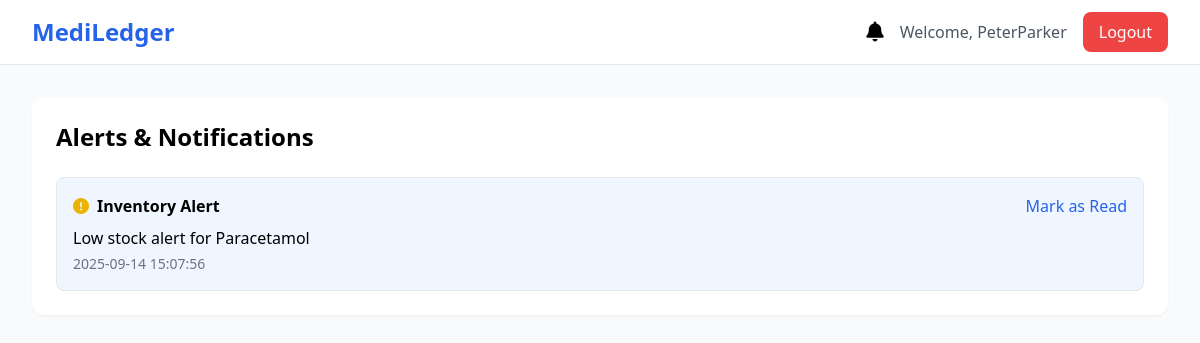
Screenshot of /alerts (signed in) with the database file from the repository.
### app.py (models this page shows)
class User(db.Model, UserMixin):
    id = db.Column(db.Integer, primary_key=True)
    username = db.Column(db.String(80), unique=True, nullable=False)
    email = db.Column(db.String(120), unique=True, nullable=False)
    password = db.Column(db.String(200), nullable=False)
    role = db.Column(db.String(20), nullable=False)
    company_name = db.Column(db.String(100))
    address = db.Column(db.String(200))
    phone = db.Column(db.String(20))
    created_at = db.Column(db.DateTime, default=datetime.utcnow)
    last_login = db.Column(db.DateTime)

class Alert(db.Model):
    id = db.Column(db.Integer, primary_key=True)
    user_id = db.Column(db.Integer, db.ForeignKey('user.id'), nullable=False)
    product_id = db.Column(db.Integer, db.ForeignKey('product.id'), nullable=True)
    type = db.Column(db.String(50), nullable=False)
    message = db.Column(db.Text, nullable=False)
    is_read = db.Column(db.Boolean, default=False)
    created_at = db.Column(db.DateTime, default=datetime.utcnow)

### app.py (the view)
@app.route('/alerts')
@login_required
def alerts():
    alerts = Alert.query.filter_by(user_id=current_user.id).order_by(Alert.created_at.desc()).all()
    return render_template('alerts.html', alerts=alerts)

### app.py (called while the page is built)
@login_manager.user_loader
def load_user(user_id):
    return User.query.get(int(user_id))

### templates/alerts.html (shortened to what this page needs)
<!DOCTYPE html>
<html lang="en">
<head>
    <script src="https://cdn.tailwindcss.com"></script>
    <link href="https://cdnjs.cloudflare.com/ajax/libs/font-awesome/6.0.0-beta3/css/all.min.css" rel="stylesheet">
</head>
<body class="bg-gray-50">
    <nav class="bg-white border-b">
        <div class="max-w-7xl mx-auto px-4 sm:px-6 lg:px-8">
            <div class="flex justify-between h-16">
                <div class="flex items-center">
                    <span class="text-2xl font-bold text-blue-600">MediLedger</span>
                </div>
                <div class="flex items-center space-x-4">
                    <a href="{{ url_for('alerts') }}" class="relative">
                        <i class="fas fa-bell text-xl"></i>
                    </a>
                    <span class="text-gray-600">Welcome, {{ current_user.username }}</span>
                    <a href="{{ url_for('logout') }}"
                       class="bg-red-500 text-white px-4 py-2 rounded-lg hover:bg-red-600 transition-colors">
                        Logout
                    </a>
                </div>
            </div>
        </div>
    </nav>
    <div class="max-w-7xl mx-auto px-4 sm:px-6 lg:px-8 py-8">
        <div class="bg-white rounded-xl shadow-sm p-6">
            <h2 class="text-2xl font-bold mb-6">Alerts & Notifications</h2>
            <div class="space-y-4">
                {% for alert in alerts %}
                <div class="border rounded-lg p-4 {{ 'bg-blue-50' if not alert.is_read else 'bg-white' }}">
                    <div class="flex justify-between items-start">
                        <div>
                            <div class="flex items-center space-x-2">
                                <i class="fas fa-exclamation-circle
                                          {{ 'text-red-500' if alert.type == 'expiry' else 'text-yellow-500' if alert.type == 'inventory' else 'text-blue-500' }}">
                                </i>
                                <span class="font-semibold">{{ alert.type|title }} Alert</span>
                            </div>
                            <p class="mt-2">{{ alert.message }}</p>
                            <p class="text-sm text-gray-500 mt-1">{{ alert.created_at.strftime('%Y-%m-%d %H:%M:%S') }}</p>
                        </div>
                        {% if not alert.is_read %}
                        <a href="{{ url_for('mark_alert_read', alert_id=alert.id) }}"
                           class="text-blue-600 hover:text-blue-800">
                            Mark as Read
                        </a>
                        {% endif %}
                    </div>
                </div>
                {% endfor %}
            </div>
        </div>
    </div>
</body>
</html>

### rows the page displays
User: username "PeterParker"
Alert: type "Inventory", message "Low stock alert for Paracetamol", created_at "2025-09-14 15:07:56"
